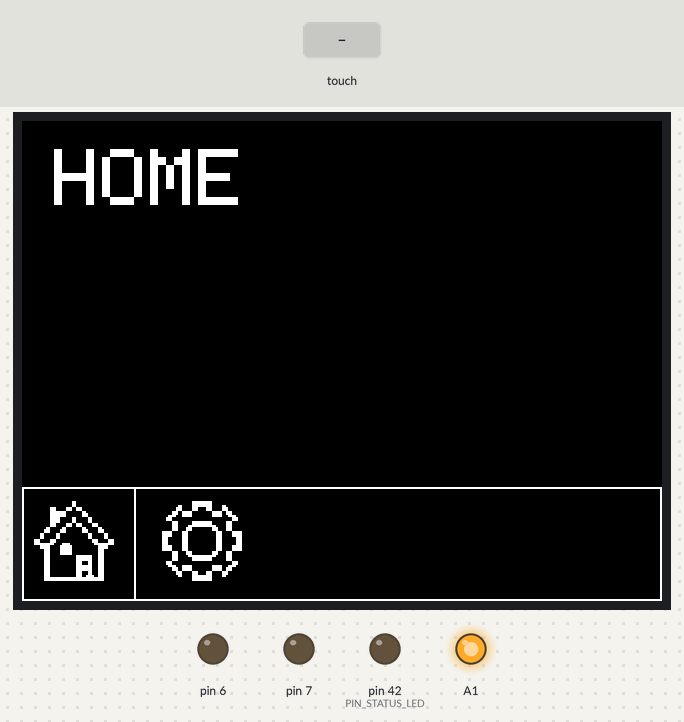
Bench run of a program on a simulated Arduino Mega 2560, built with avr-gcc and run on an emulated ATmega2560. Parts: 320×240 colour display, output pins drawn as LEDs (lit = HIGH). The test bench sets the inputs (shaded band).

Above: at 1.4 s.
1.5 s: touch panel pressed at 13 % / 70 % of its raw x / y range
At 2.6 s:
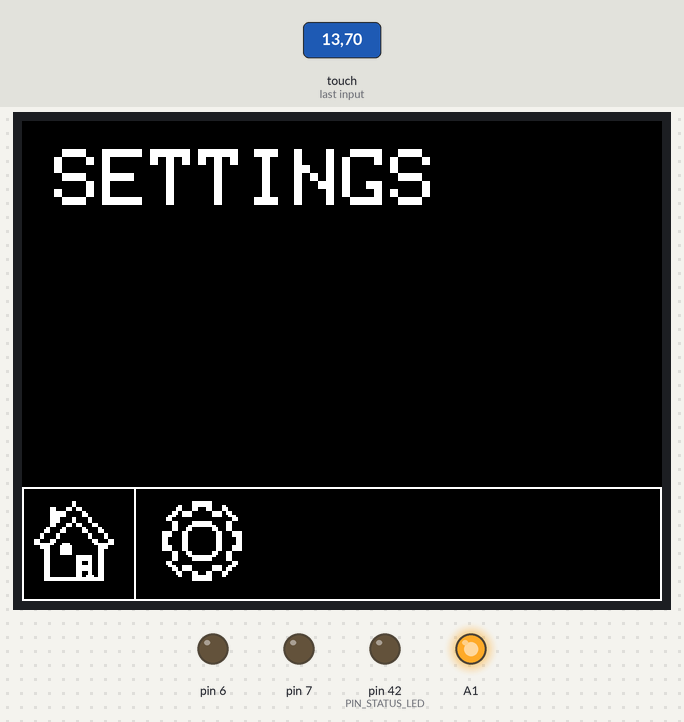
3.0 s: touch panel pressed at 13 % / 90 % of its raw x / y range
At 3.01 s:
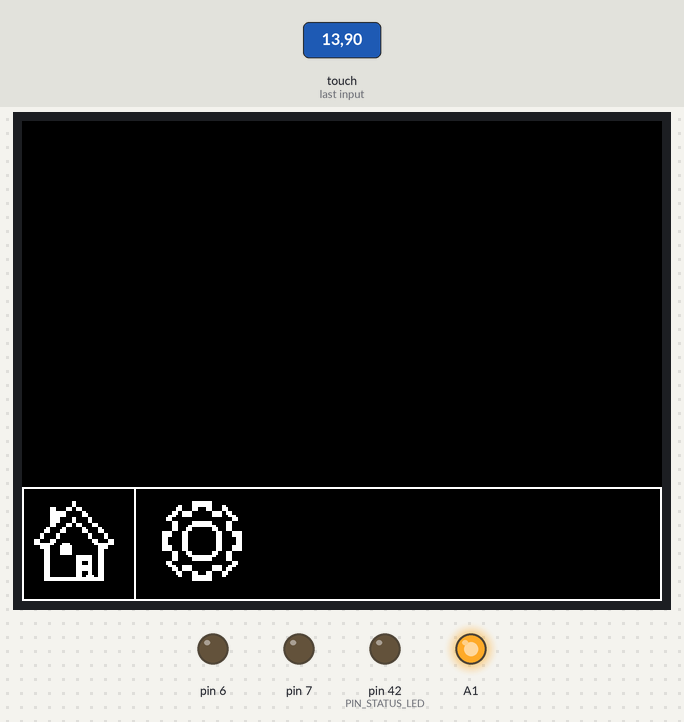
Timing chart, 0 to 6.0 s (numbered marks = the images above; inputs shaded):
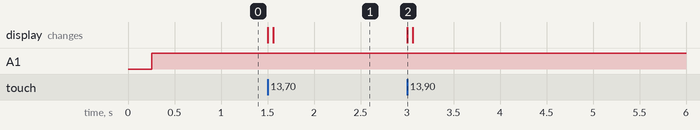

Measured:
- after the input at 1.5 s, the display: first changes at once (image 1 shows a later state)
- after the input at 3.0 s, the display: changes at once (image 2)

The program:

main.cpp
```cpp
#include <Arduino.h>
#include "config/hardware_pins.hpp"
#include "config/process_params.hpp"
#include "types/station_types.hpp"
#include "digital_sensor.hpp"
#include "fill_pump.hpp"
#include "bottle_gate.hpp"
#include "dc_motor_bts7960.hpp"
#include "conveyor_controller.hpp"
#include "stepper_axis.hpp"
#include "alarm_buzzer.hpp"
#include "display_manager.hpp"
#include "station/filling_automaton.hpp"
#include "station/capping_automaton.hpp"
#include "station/station_controller.hpp"

DisplayManager display;

void setup()
{
    // Inicialización base de la Estación 3 (Llenado y Tapado)
    pinMode(HardwarePins::PIN_STATUS_LED, OUTPUT);
    digitalWrite(HardwarePins::PIN_STATUS_LED, LOW);

    // Inicializar pantalla TFT 2.4" y mostrar la vista Home con el Layout inferior
    display.init();
    display.showScreen(ScreenId::Home);
}

void loop()
{
    // Permite cambiar entre Home y Settings tocando los iconos de la barra inferior
    display.updateTouchNavigation();
}
```

station_types.hpp
```cpp
/**
 * @file station_types.hpp
 * @brief Catálogo de códigos de error, enumeraciones de estados, comandos táctiles y estructuras de datos.
 */

#pragma once
#include <Arduino.h>

/**
 * @enum ErrorCode
 * @brief Taxonomía numérica de códigos de error para diagnóstico en pantalla TFT y SCADA.
 */
enum class ErrorCode : uint16_t
{
    None                    = 0,   ///< Sin errores activos (operación nominal)

    // 100s: Sensores y Presencia de Botella
    FillBottleLost          = 101, ///< ERR-101: Botella no detectada en llenado tras bajar los brazos
    CapBottleLost           = 102, ///< ERR-102: Botella no detectada en tapado tras bajar los brazos

    // 200s: Cinemática y Movimiento - Eje Z de Llenado (201-209)
    FillZHomeFailed         = 201, ///< ERR-201: Eje Z de llenado no halló fin de carrera en Boot
    FillZSoftLimitHit       = 202, ///< ERR-202: Cota máxima de llenado rebasada (Soft limit en ISR)
    FillZLoweringTimeout    = 203, ///< ERR-203: Boquilla no alcanzó la cota de llenado a tiempo
    FillZRaisingTimeout     = 204, ///< ERR-204: Boquilla no alcanzó el fin de carrera superior a tiempo

    // 200s: Cinemática y Movimiento - Eje Z de Tapado (211-219)
    CapZHomeFailed          = 211, ///< ERR-211: Eje Z de tapado no halló fin de carrera en Boot
    CapZSoftLimitHit        = 212, ///< ERR-212: Cota máxima de tapado rebasada (Soft limit en ISR)
    CapZLoweringTimeout     = 213, ///< ERR-213: Cabezal no alcanzó la cota de tapado a tiempo
    CapZRaisingTimeout      = 214, ///< ERR-214: Cabezal no alcanzó el fin de carrera superior a tiempo

    // 300s: Apriete, Banda y Potencia
    ChuckOvercurrent        = 301, ///< ERR-301: Corriente excesiva en motor DC de apriete
    ChuckStallPremature     = 302, ///< ERR-302: Bloqueo prematuro del cabezal por corriente (rosca trasroscada)
    ConveyorStall           = 303, ///< ERR-303: Sobrecorriente sostenida / atasco en motor DC de la banda

    // 900s: Seguridad y Red
    EmergencyStopPressed    = 901, ///< ERR-901: Parada de emergencia por hardware activada
    NetworkLinkLost         = 902  ///< ERR-902: Pérdida prolongada de enlace con SCADA (advertencia no bloqueante)
};

/**
 * @enum StationMode
 * @brief Modo operativo global gobernado por StationController. Un fallo crítico detiene ambos autómatas.
 */
enum class StationMode : uint8_t
{
    Boot,           ///< Homing simultáneo de ambos ejes Z; brazos arriba; bomba y banda apagadas
    Running,        ///< Banda en giro continuo por PWM; ambos autómatas operan en paralelo
    ErrorStop,      ///< Parada segura: bomba apagada, PWM a cero y drivers deshabilitados
    ManualRecovery  ///< Asistencia manual por pantalla táctil para despeje de línea
};

/**
 * @enum BottleProfile
 * @brief Formato de botella activo. Selecciona cotas verticales Z y tiempo de bombeo en BOTTLE_PROFILES.
 */
enum class BottleProfile : uint8_t
{
    Small = 0, ///< Formato de botella pequeña
    Large = 1  ///< Formato de botella grande
};

/**
 * @enum FillState
 * @brief Estados de la máquina de tres fases del Autómata 1 (Llenado).
 */
enum class FillState : uint8_t
{
    Idle,             ///< Brazos arriba y bomba apagada; aguardando flanco/nivel de presencia
    StopArmDown,      ///< Baja el brazo de tope; espera CLAMP_DELAY_MS con la banda en movimiento
    ClampArmDown,     ///< Baja el brazo de sujeción y valida permanencia de la botella
    LoweringNozzle,   ///< Desciende el eje Z de llenado hasta la cota del perfil activo
    Filling,          ///< Energiza la bomba de llenado durante fillMs del perfil activo
    Draining,         ///< Espera DRIP_MS con la bomba apagada para escurrimiento de boquilla
    RaisingNozzle,    ///< Asciende el eje Z de llenado hasta accionar el fin de carrera superior
    WaitingQueueSlot, ///< Retiene la botella llena si la cola intermedia alcanzó MAX_INTERSTAGE_QUEUE
    ReleasingBottle   ///< Sube el brazo de sujeción y, tras RELEASE_GAP_MS, sube el de tope
};

/**
 * @enum CappingState
 * @brief Estados de la máquina de tres fases del Autómata 2 (Tapado).
 */
enum class CappingState : uint8_t
{
    Idle,            ///< Brazos arriba y cabezal detenido; aguardando presencia de botella
    StopArmDown,     ///< Baja el brazo de tope; espera CLAMP_DELAY_MS con la banda en movimiento
    ClampArmDown,    ///< Baja el brazo de sujeción y valida permanencia de la botella
    LoweringHead,    ///< Desciende el eje Z de tapado hasta la cota del perfil activo
    TighteningCap,   ///< Acciona el motor DC de apriete vigilando corriente en el puente H BTS7960
    RaisingHead,     ///< Frena el motor DC y asciende el eje Z hasta el fin de carrera superior
    ReleasingBottle  ///< Incrementa bottleCount y ejecuta la liberación escalonada de brazos
};

/**
 * @enum TouchCommand
 * @brief Comandos originados por los botones táctiles de la pantalla TFT.
 *
 * StationController descarta todo comando mientras la seta E-STOP permanezca activa (PIN_ESTOP_AUX).
 */
enum class TouchCommand : uint8_t
{
    None = 0,           ///< Sin comando táctil pendiente
    CycleBottleProfile, ///< En Running con ambos autómatas en Idle: alterna entre Small y Large
    AcknowledgeAlarm,   ///< En ErrorStop (con seta liberada): transiciona a ManualRecovery
    JogFillZUp,         ///< En ManualRecovery: sube el eje Z de llenado en pasos seguros (Z_JOG_STEPS)
    JogCapZUp,          ///< En ManualRecovery: sube el eje Z de tapado en pasos seguros (Z_JOG_STEPS)
    ReleaseArms,        ///< En ManualRecovery: levanta inmediatamente ambos pares de brazos
    ConfirmLineClear    ///< En ManualRecovery: confirma despeje físico y reinicia secuencia Boot
};

/**
 * @enum BuzzerPattern
 * @brief Patrones acústicos no bloqueantes emitidos por el driver AlarmBuzzer según severidad.
 */
enum class BuzzerPattern : uint8_t
{
    Silent = 0,    ///< Silencio total (operación nominal o alarma ya reconocida en ManualRecovery)
    BootReady,     ///< Secuencia única de pitidos cortos al concluir Homing y pasar a Running
    Warning,       ///< Pulso breve periódico para advertencias no bloqueantes (ERR-902)
    Fault,         ///< Intermitencia media para fallos de proceso en ErrorStop (ERR-101..303)
    EmergencyStop  ///< Intermitencia rápida urgente cuando la seta física está activa (ERR-901)
};

/**
 * @struct DisplaySnapshot
 * @brief Instantánea del estado de la celda para renderizado incremental en la pantalla TFT.
 */
struct DisplaySnapshot
{
    ErrorCode     error;       ///< Código de fallo activo (ErrorCode::None si no hay alarma)
    StationMode   mode;        ///< Modo global actual de la estación
    FillState     fillState;   ///< Fase activa del autómata de llenado
    CappingState  capState;    ///< Fase activa del autómata de tapado
    BottleProfile profile;     ///< Perfil de botella seleccionado
    uint8_t       queueCount;  ///< Botellas actualmente en la cola intermedia entre Llenado y Tapado [unidades]
    uint32_t      bottleCount; ///< Conteo acumulado de botellas completadas desde el arranque [unidades]
};

/**
 * @struct TelemetrySnapshot
 * @brief Instantánea de telemetría publicada periódicamente hacia Node-RED vía MQTT/JSON.
 */
struct TelemetrySnapshot
{
    ErrorCode     error;        ///< Código de fallo activo
    StationMode   mode;         ///< Modo global actual de la estación
    FillState     fillState;    ///< Fase activa del autómata de llenado
    CappingState  capState;     ///< Fase activa del autómata de tapado
    BottleProfile profile;      ///< Perfil de botella seleccionado
    uint8_t       queueCount;   ///< Botellas actualmente en la cola intermedia entre Llenado y Tapado [unidades]
    uint8_t       beltPwm;      ///< Ciclo de trabajo PWM activo en la banda transportadora [0..255]
    uint32_t      bottleCount;  ///< Conteo acumulado de botellas producidas [unidades]
    bool          presenceFill; ///< Estado filtrado del sensor de presencia en llenado
    bool          presenceCap;  ///< Estado filtrado del sensor de presencia en tapado
    bool          estopActive;  ///< Estado del contacto auxiliar de la seta de emergencia E-STOP
};
```

capping_automaton.cpp
```cpp
#include "capping_automaton.hpp"
#include "config/process_params.hpp"

CappingAutomaton::CappingAutomaton(
    DigitalSensor& presenceSensor,
    DigitalSensor& limitSwitch,
    BottleGate& gate,
    StepperAxis& zAxis,
    DcMotorBts7960& chuckMotor)
    : presenceSensor_(presenceSensor),
      limitSwitch_(limitSwitch),
      gate_(gate),
      zAxis_(zAxis),
      chuckMotor_(chuckMotor),
      currentState_(CappingState::Idle),
      nextState_(CappingState::Idle),
      previousState_(CappingState::Idle),
      profile_(BottleProfile::Small),
      activeError_(ErrorCode::None),
      stageTimerMs_(0),
      isFirstRun_(true),
      needsClear_(false),
      bottleCompletedEvent_(false)
{
}

void CappingAutomaton::reset()
{
    chuckMotor_.stop();
    zAxis_.stop();
    zAxis_.clearSoftLimitFault();
    gate_.raiseArmsImmediate();

    currentState_ = CappingState::Idle;
    nextState_ = CappingState::Idle;
    previousState_ = CappingState::Idle;
    activeError_ = ErrorCode::None;
    stageTimerMs_ = millis();
    isFirstRun_ = true;
    needsClear_ = false;
    bottleCompletedEvent_ = false;
}

void CappingAutomaton::stopImmediate()
{
    chuckMotor_.stop();
    zAxis_.stop();
}

void CappingAutomaton::update()
{
    if (activeError_ != ErrorCode::None)
    {
        return;
    }

    // Vigilancia prioritaria de sobrecarrera reportada por la ISR del Timer3
    if (zAxis_.hasSoftLimitTripped())
    {
        triggerFault(ErrorCode::CapZSoftLimitHit);
        return;
    }

    // Limpiar el bloqueo de re-disparo en cuanto la botella saliente libere el sensor óptico
    if (needsClear_ && !presenceSensor_.isTriggered())
    {
        needsClear_ = false;
    }

    // 1. Detección y ejecución de la fase de salida (Exit)
    if (nextState_ != currentState_)
    {
        onExit(currentState_);
        previousState_ = currentState_;
        currentState_ = nextState_;
        isFirstRun_ = true;
    }

    // 2. Ejecución de la fase de entrada (Entry)
    if (isFirstRun_)
    {
        onEntry(currentState_);
        isFirstRun_ = false;
    }

    // 3. Ejecución continua de la fase activa (During)
    onDuring(currentState_);
}

void CappingAutomaton::setProfile(BottleProfile profile)
{
    profile_ = profile;
}

bool CappingAutomaton::consumeBottleCompletedEvent()
{
    const bool occurred = bottleCompletedEvent_;
    bottleCompletedEvent_ = false;
    return occurred;
}

CappingState CappingAutomaton::getState() const
{
    return currentState_;
}

bool CappingAutomaton::isIdle() const
{
    return (currentState_ == CappingState::Idle) && (activeError_ == ErrorCode::None);
}

ErrorCode CappingAutomaton::getError() const
{
    return activeError_;
}

void CappingAutomaton::onEntry(CappingState state)
{
    stageTimerMs_ = millis();

    switch (state)
    {
        case CappingState::Idle:
            chuckMotor_.stop();
            gate_.raiseArmsImmediate();
            break;

        case CappingState::StopArmDown:
            gate_.lowerStopArm();
            break;

        case CappingState::ClampArmDown:
            gate_.lowerClampArm();
            break;

        case CappingState::LoweringHead:
        {
            const uint8_t idx = static_cast<uint8_t>(profile_);
            const int32_t targetSteps = ProcessParams::BOTTLE_PROFILES[idx].capZSteps;
            if (!zAxis_.moveToTarget(targetSteps, ProcessParams::Z_CRUISE_SPEED))
            {
                triggerFault(ErrorCode::CapZSoftLimitHit);
            }
            break;
        }

        case CappingState::TighteningCap:
            chuckMotor_.driveForward(ProcessParams::CHUCK_PWM);
            break;

        case CappingState::RaisingHead:
            chuckMotor_.brake();
            zAxis_.moveTowardHomeSwitch(ProcessParams::Z_CRUISE_SPEED);
            break;

        case CappingState::ReleasingBottle:
            chuckMotor_.stop();
            bottleCompletedEvent_ = true;
            needsClear_ = true;
            gate_.releaseBottle();
            break;
    }
}

void CappingAutomaton::onDuring(CappingState state)
{
    const uint32_t elapsedMs = millis() - stageTimerMs_;

    switch (state)
    {
        case CappingState::Idle:
            if (presenceSensor_.isTriggered() && !needsClear_)
            {
                nextState_ = CappingState::StopArmDown;
            }
            break;

        case CappingState::StopArmDown:
            if (elapsedMs >= ProcessParams::CLAMP_DELAY_MS)
            {
                nextState_ = CappingState::ClampArmDown;
            }
            break;

        case CappingState::ClampArmDown:
            if (elapsedMs >= ProcessParams::ARM_MOVE_MS)
            {
                if (presenceSensor_.isTriggered())
                {
                    nextState_ = CappingState::LoweringHead;
                }
                else
                {
                    triggerFault(ErrorCode::CapBottleLost);
                }
            }
            break;

        case CappingState::LoweringHead:
            if (zAxis_.hasSoftLimitTripped())
            {
                triggerFault(ErrorCode::CapZSoftLimitHit);
            }
            else if (zAxis_.isTargetReached())
            {
                nextState_ = CappingState::TighteningCap;
            }
            else if (elapsedMs >= ProcessParams::Z_MOVE_TIMEOUT_MS)
            {
                triggerFault(ErrorCode::CapZLoweringTimeout);
            }
            break;

        case CappingState::TighteningCap:
        {
            const uint16_t currentAdc = chuckMotor_.sampleCurrentAdc();
            if (currentAdc >= ProcessParams::CHUCK_CURRENT_LIMIT_ADC)
            {
                triggerFault(ErrorCode::ChuckOvercurrent);
                break;
            }

            if ((elapsedMs < ProcessParams::CHUCK_MIN_TIGHTEN_MS) &&
                (currentAdc >= ProcessParams::CHUCK_STALL_ADC))
            {
                triggerFault(ErrorCode::ChuckStallPremature);
                break;
            }

            if (elapsedMs >= ProcessParams::TIGHTEN_MS)
            {
                nextState_ = CappingState::RaisingHead;
            }
            break;
        }

        case CappingState::RaisingHead:
            if (limitSwitch_.isTriggered() || (!zAxis_.isBusy() && zAxis_.getCurrentSteps() == 0))
            {
                zAxis_.stop();
                chuckMotor_.stop();
                nextState_ = CappingState::ReleasingBottle;
            }
            else if (elapsedMs >= ProcessParams::Z_MOVE_TIMEOUT_MS)
            {
                triggerFault(ErrorCode::CapZRaisingTimeout);
            }
            break;

        case CappingState::ReleasingBottle:
            if (elapsedMs >= ProcessParams::RELEASE_MS)
            {
                nextState_ = CappingState::Idle;
            }
            break;
    }
}

void CappingAutomaton::onExit(CappingState state)
{
    if (state == CappingState::TighteningCap)
    {
        // Garantizar el frenado dinámico del cabezal al salir de la fase de apriete
        chuckMotor_.brake();
    }
}

void CappingAutomaton::triggerFault(ErrorCode error)
{
    activeError_ = error;
    chuckMotor_.stop();
    zAxis_.stop();
}
```

Source omitted: capping_automaton.hpp (5653 bytes), filling_automaton.cpp (7545 bytes), filling_automaton.hpp (6002 bytes), station_controller.cpp (16937 bytes), station_controller.hpp (7753 bytes), hardware_pins.hpp (6521 bytes), process_params.hpp (9448 bytes)
